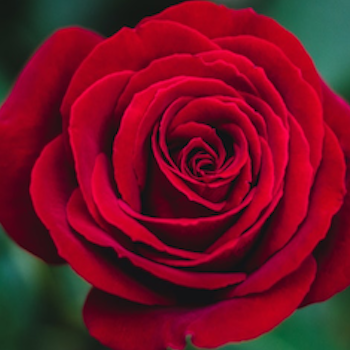
#> input picture cwd/rose_red.png, 350 x 350 px, found by its file name
$ python 20-histograms-backproject-np.py
#> lines starting #> are read from the running program, lines starting #| are printed output that depends on the picture; after the words box and inside, x2 and y2 are one past the last pixel; in counts of white or black regions, pixels touching at a corner belong together
import numpy as np
import cv2 as cv
import matplotlib.pyplot as plt

# Here is the back project algorithm implementing by numpy
# "Back" means from histogram to image
#
# Topic:
# 1. project roi&image to a histogram
# 2. process histogram, maybe divide
# 3. back project histogram to image to get intension image
# 4. filter & threshold intension image get a mask
# 5. use mask to get roi
#

# roi is the object or region of object we need to find
roi = cv.imread('rose_red.png')
#> roi is the input picture: shape (350, 350, 3); mean B, G, R 36.6, 17.5, 114
roi_hsv = cv.cvtColor(roi, cv.COLOR_BGR2HSV)
#> roi_hsv: shape (350, 350, 3); mean H, S, V 151.1, 213.9, 121.4

# target is the image we search in
img = cv.imread('rose_img.png')
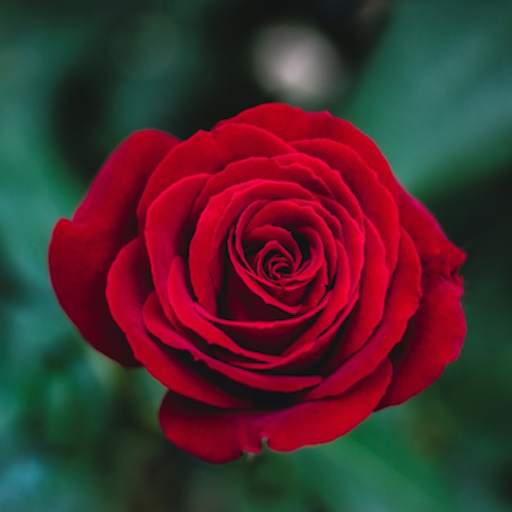
#> input picture cwd/rose_img.png, 512 x 512 px, found by its file name
#> img is the input picture: shape (512, 512, 3); mean B, G, R 47.2, 44.4, 74.2
img_origin = cv.cvtColor(img, cv.COLOR_BGR2RGB)
img_hsv = cv.cvtColor(img, cv.COLOR_BGR2HSV)
#> img_hsv: shape (512, 512, 3); mean H, S, V 113.5, 171.8, 97.1

# Find the histograms using calcHist. Can be done with np.histogram2d also
roi_hist = cv.calcHist([roi_hsv], [0, 1], None, [180, 256], [0, 180, 0, 256])
img_hist = cv.calcHist([img_hsv], [0, 1], None, [180, 256], [0, 180, 0, 256])

# 0 intension dictate none of this hue & saturate exist on image
# replace 0 to 255, render as white for discriminate it
img_m = np.ma.masked_equal(roi_hist, 0)
img_m = np.ma.filled(img_m, 255).astype('uint8')
img_i = np.ma.masked_equal(img_hist, 0)
img_i = np.ma.filled(img_i, 255).astype('uint8')

# create R = M/I
# if some hue exist a little or not exist in M(roi)
# the result of R will be little or zero
# this denote substract color not in roi
ratio_hist = roi_hist/img_hist

# split image hue saturate
h, s, v = cv.split(img_hsv)
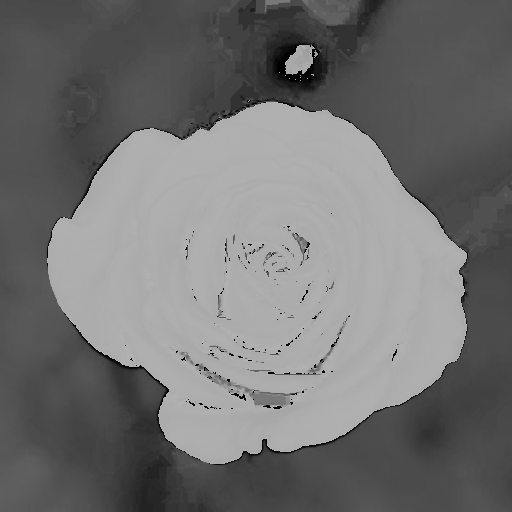
#> h: shape (512, 512); min 0, max 179, mean 113.5
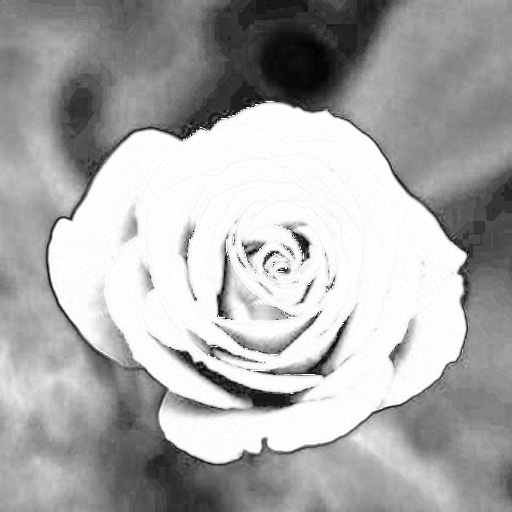
#> s: shape (512, 512); min 0, max 255, mean 171.8
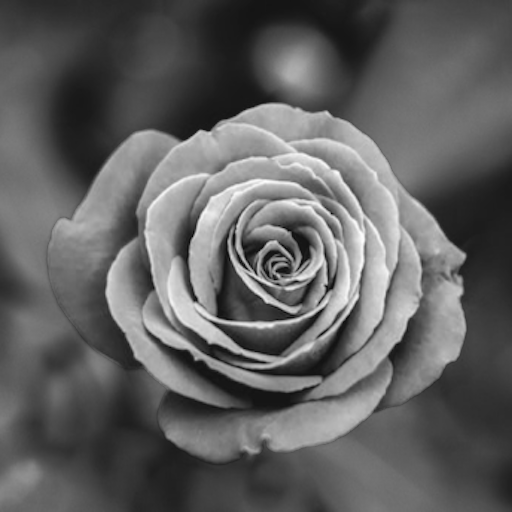
#> v: shape (512, 512); min 5, max 254, mean 97.1

# fancy index with ratio_hist
# if first pixel (x, y) has value (50, 175, 80)
# hue = 50, saturate = 175
# look for it from ration histogram
# if it exist means this hue, saturate is one of roi
# then fill the (x, y) of "backproject image" use intension
#
# the return value shape is a list length equal to ravel()
img_bp = ratio_hist[h.ravel(), s.ravel()]

# threshold with 0 ~ 1
# Q1: why ratio_hist some coordinate can bigger than 1?
# if roi not a subset of image
# Q1: why ratio_hist some coordinate can be NaN?
# none of roi or image contain this hsv
img_bp = np.minimum(img_bp, 1)

# reshape list to size of image
img_bp = img_bp.reshape(img_hsv.shape[:2])

# show gray image redrawn by ratio_hist
img_r = img_bp.copy()

# create kernel
disc = cv.getStructuringElement(cv.MORPH_ELLIPSE, (5, 5))

# filter convolution, for denoise
img_bp = cv.filter2D(img_bp, -1, disc)
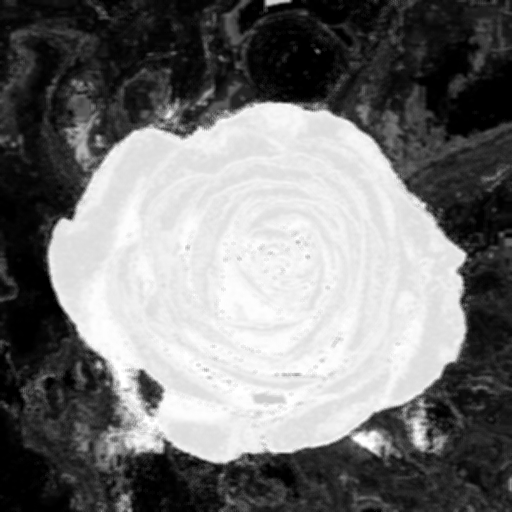
#> img_bp: shape (512, 512) float32; min 0, max 17, mean 7.94; drawn with min black and max white

# denoise result redrawn by ratio_hist
img_con = img_bp.copy()

# convert int
img_bp = np.uint8(img_bp)

# normalize
cv.normalize(img_bp, img_bp, 0, 255, cv.NORM_MINMAX)

# threshold
ret, thresh = cv.threshold(img_bp, 200, 255, 0)
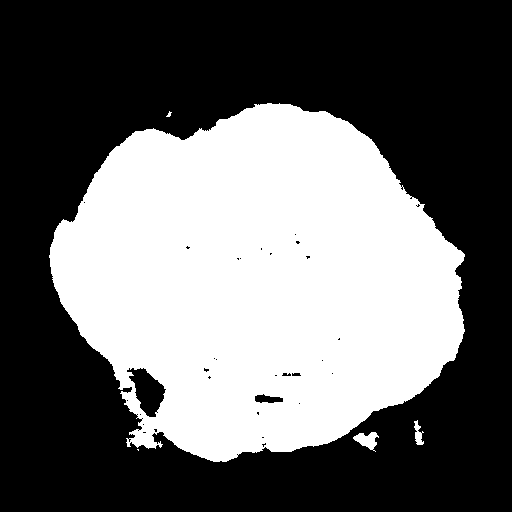
#> thresh: shape (512, 512); 40.9% white; 5 white regions (2 under 20 px), largest, box (x1, y1, x2, y2) and area: (49, 103, 465, 462) 106743, (353, 432, 379, 452) 271, (414, 420, 424, 445) 137

# create mask
mask = cv.merge((thresh, thresh, thresh))

# biswise and
res = cv.bitwise_and(img, mask)
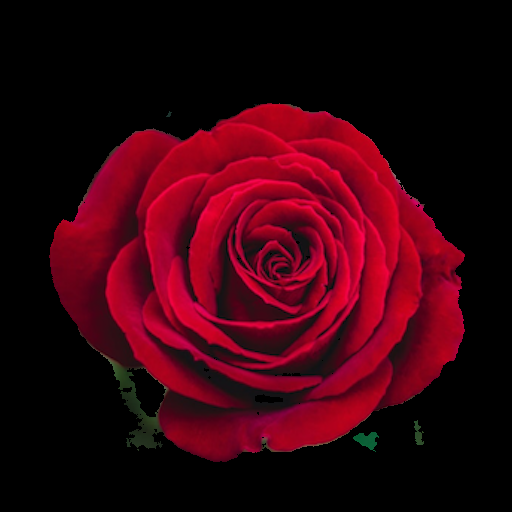
#> res: shape (512, 512, 3); mean B, G, R 13.2, 2.1, 54

# show result
img_res = cv.cvtColor(res, cv.COLOR_BGR2RGB)

# show
images = [
    img_origin, img_m, img_i, ratio_hist,
    img_r, img_con, mask, img_res
]
colors = [
    None, "gray", "gray", "gray",
    "gray", "gray", "gray", None
]
titles = [
    "original", "roi_hist", "img_hist", "ratio_hist",
    "ratio_hist redraw", "convolution", "mask", "result"
]
for i in range(len(images)):
    plt.subplot(2, 4, i+1)
    plt.imshow(images[i], colors[i])
    plt.title(titles[i])
#> this loop made 8 passes
plt.show()
